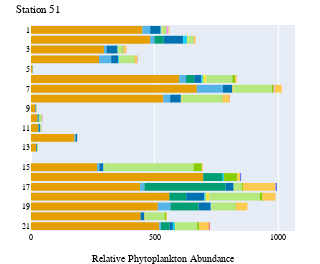
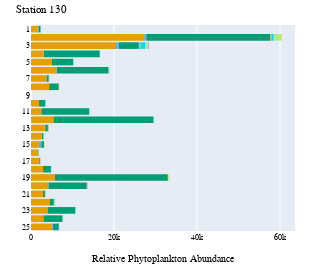

Notebook cell for these charts, in order:
### Code cell
stations = ['51', '130']

cm_to_px = 96 / 2.54  # Conversion factor from centimeters to pixels
width_in_cm = 5
height_in_cm = 7

tax_colors = {}

for station in stations:        
    grouped_df = flowcam[flowcam['Station'] == station][['Comments', 'Taxon_grouped', 'density_cell_L_sample']]
    grouped_df = grouped_df.groupby(['Comments', 'Taxon_grouped']).agg({'density_cell_L_sample':'sum'}).reset_index()
    
    grouped_df["rel_occurrence"] = grouped_df.groupby(['Comments'])['density_cell_L_sample'].transform(lambda x: x / x.sum())
    
    # Split station into prefix and suffix and change to integer
    grouped_df['Sample'] = [x.split('_')[1] for x in grouped_df['Comments']]
    
    fig = px.histogram(grouped_df.sort_values(["Sample", 'Taxon_grouped'], ascending=[True, True]), 
                x="density_cell_L_sample", 
                y="Sample",
                color='Taxon_grouped',
                category_orders={
                    "Sample": ['1', '2', '3', '4', '5', '6', '7', '8', '9', '10',
                               '11', '12', '13', '14', '15', '16', '17', '18', '19', '20',
                               '21', '22', '23', '24', '25'],
                    "Taxon_grouped": ["Rare", "Bacillariophyta", "Dinophyceae",
                                      "Prymnesiophyceae"]
                },
                color_discrete_map={
                    "Rare": "#545454",
                    "Bacillariophyta": "#E69F00",
                    "Dinophyceae": "#56B4E9",
                    "Prymnesiophyceae": "#009E73",
                    "Ciliates": "#F0E442",
                    "Arthropoda": "#0072B2",
                    "Annelida": "#D55E00",
                    "Craniata": "#CC79A7",
                    "Urocordata": "#B5B5B5",
                    "Echinodermata": "#55EEFF",
                    "Cnidaria": "#A42324",
                    "Mollusca": "#89CE00",
                    "Detritus": "#808080",
                    "Rotifera": "#EAD506",
                    "Nassellaria": "#06EA0D"
                },            
                orientation='h'
            )

    fig.update_layout(
        font=dict(
            family="Times New Roman, serif",  # Set the font family to Times New Roman
            size=8,  # Set the font size
            color="black"  # Set the font color
        ),
        autosize=False,
        width=width_in_cm * cm_to_px,
        height=height_in_cm * cm_to_px,
        margin=dict( # Set the margins
            l=0,  # Left margin
            r=25,  # Right margin
            b=25,  # Bottom margin
            t=25  # Top margin
        ),
        showlegend=False,
        xaxis_title_text='Absolute Phytoplankton Abundance',
        title_text='Station {}'.format(station),
        yaxis_title_text=''
    )

    fig.show()

    for trace in fig.data:
        # If trace is not in the dictionary, add it
        if trace.name not in tax_colors:
            # If trace contains a color already in use, give an error
            if trace.marker.color in tax_colors.values():
                raise ValueError(f'Color for {trace.name} already in use, review color disctrete map')
            tax_colors[trace.name] = trace.marker.color
           
    # Save figure as svg
    fig.write_image("../figures/phytoplankton/flowcam_absolute_occurrence_{}_validated.svg".format(station), scale=2, width=width_in_cm * cm_to_px, height=height_in_cm * cm_to_px)
    #fig.write_image("../figures/phytoplankton/flowcam_absolute_occurrence_{}_validated.png".format(station), scale=2, width=width_in_cm * cm_to_px, height=height_in_cm * cm_to_px)

### Figure 1 — Plotly figure (JSON) as saved in the notebook; plotly's stock layout.template omitted (floating-point values rounded to 4 significant figures)
{"data": [{"alignmentgroup": "True", "bingroup": "y", "histfunc": "sum", "hovertemplate": "Taxon_grouped=Bacillariophyta<br>sum of density_cell_L_sample=%{x}<br>Sample=%{y}<extra></extra>", "legendgroup": "Bacillariophyta", "marker": {"color": "#E69F00", "pattern": {"shape": ""}}, "name": "Bacillariophyta", "offsetgroup": "Bacillariophyta", "orientation": "h", "showlegend": true, "type": "histogram", "x": [450.6, 26.03, 28.73, 175.8, 20.48, 266.8, 696.3, 441.2, 559.6, 512.8, 482.1, 443.4, 518.6, 294.8, 275.2, 6.351, 599.4, 670.6, 534.9, 17.55], "xaxis": "x", "y": ["1", "10", "11", "12", "13", "15", "16", "17", "18", "19", "2", "20", "21", "3", "4", "5", "6", "7", "8", "9"], "yaxis": "y"}, {"alignmentgroup": "True", "bingroup": "y", "histfunc": "sum", "hovertemplate": "Taxon_grouped=Dinophyceae<br>sum of density_cell_L_sample=%{x}<br>Sample=%{y}<extra></extra>", "legendgroup": "Dinophyceae", "marker": {"color": "#56B4E9", "pattern": {"shape": ""}}, "name": "Dinophyceae", "offsetgroup": "Dinophyceae", "orientation": "h", "showlegend": true, "type": "histogram", "x": [31.14, 1.123, 1.227, 3.074, 0.3557, 9.497, 17.75, 50.85, 16.51, 7.093, 10.88, 48.89, 1.174, 27.61, 104.8, 27.82, 1.071], "xaxis": "x", "y": ["1", "10", "11", "12", "13", "15", "17", "19", "2", "21", "3", "4", "5", "6", "7", "8", "9"], "yaxis": "y"}, {"alignmentgroup": "True", "bingroup": "y", "histfunc": "sum", "hovertemplate": "Taxon_grouped=Prymnesiophyceae<br>sum of density_cell_L_sample=%{x}<br>Sample=%{y}<extra></extra>", "legendgroup": "Prymnesiophyceae", "marker": {"color": "#009E73", "pattern": {"shape": ""}}, "name": "Prymnesiophyceae", "offsetgroup": "Prymnesiophyceae", "orientation": "h", "showlegend": true, "type": "histogram", "x": [2.62, 2.889, 2.306, 78.84, 328.4, 68.0, 114.0, 37.69, 34.3, 33.06], "xaxis": "x", "y": ["10", "11", "12", "16", "17", "18", "19", "2", "21", "6"], "yaxis": "y"}, {"alignmentgroup": "True", "bingroup": "y", "histfunc": "sum", "hovertemplate": "Taxon_grouped=Arthropoda<br>sum of density_cell_L_sample=%{x}<br>Sample=%{y}<extra></extra>", "legendgroup": "Arthropoda", "marker": {"color": "#0072B2", "pattern": {"shape": ""}}, "name": "Arthropoda", "offsetgroup": "Arthropoda", "orientation": "h", "showlegend": true, "type": "histogram", "x": [42.13, 2.491, 4.252, 5.188, 3.221, 16.03, 32.23, 73.23, 48.85, 78.78, 14.98, 13.82, 44.11, 28.92, 0.2135, 28.84, 39.18, 43.04, 2.23], "xaxis": "x", "y": ["1", "10", "11", "12", "13", "15", "17", "18", "19", "2", "20", "21", "3", "4", "5", "6", "7", "8", "9"], "yaxis": "y"}, {"alignmentgroup": "True", "bingroup": "y", "histfunc": "sum", "hovertemplate": "Taxon_grouped=Bellerochea<br>sum of density_cell_L_sample=%{x}<br>Sample=%{y}<extra></extra>", "legendgroup": "Bellerochea", "marker": {"color": "#19d3f3", "pattern": {"shape": ""}}, "name": "Bellerochea", "offsetgroup": "Bellerochea", "orientation": "h", "showlegend": true, "type": "histogram", "x": [2.748, 0.07245, 1.59, 5.804, 5.231, 1.673, 15.96, 1.207, 8.576, 1.211, 4.266, 6.199, 2.644, 0.05764], "xaxis": "x", "y": ["1", "11", "15", "16", "18", "19", "2", "20", "21", "3", "4", "6", "8", "9"], "yaxis": "y"}, {"alignmentgroup": "True", "bingroup": "y", "histfunc": "sum", "hovertemplate": "Taxon_grouped=Cerataulina pelagica<br>sum of density_cell_L_sample=%{x}<br>Sample=%{y}<extra></extra>", "legendgroup": "Cerataulina pelagica", "marker": {"color": "#FF6692", "pattern": {"shape": ""}}, "name": "Cerataulina pelagica", "offsetgroup": "Cerataulina pelagica", "orientation": "h", "showlegend": true, "type": "histogram", "x": [0.9159], "xaxis": "x", "y": ["1"], "yaxis": "y"}, {"alignmentgroup": "True", "bingroup": "y", "histfunc": "sum", "hovertemplate": "Taxon_grouped=Ciliates<br>sum of density_cell_L_sample=%{x}<br>Sample=%{y}<extra></extra>", "legendgroup": "Ciliates", "marker": {"color": "#F0E442", "pattern": {"shape": ""}}, "name": "Ciliates", "offsetgroup": "Ciliates", "orientation": "h", "showlegend": true, "type": "histogram", "x": [3.664, 0.1247, 0.3442, 0.1921, 2.668, 15.69, 1.673, 4.551, 4.987, 3.67, 1.191, 3.241, 0.05337, 15.11, 5.803, 5.493, 0.1153], "xaxis": "x", "y": ["1", "10", "11", "12", "15", "18", "19", "2", "20", "21", "3", "4", "5", "6", "7", "8", "9"], "yaxis": "y"}, {"alignmentgroup": "True", "bingroup": "y", "histfunc": "sum", "hovertemplate": "Taxon_grouped=Flock<br>sum of density_cell_L_sample=%{x}<br>Sample=%{y}<extra></extra>", "legendgroup": "Flock", "marker": {"color": "#B6E880", "pattern": {"shape": ""}}, "name": "Flock", "offsetgroup": "Flock", "orientation": "h", "showlegend": true, "type": "histogram", "x": [13.74, 11.14, 4.447, 4.318, 361.0, 32.5, 204.0, 97.7, 21.14, 75.37, 86.13, 18.08, 56.98, 0.2669, 104.3, 153.6, 157.8, 2.06], "xaxis": "x", "y": ["1", "10", "11", "13", "15", "17", "18", "19", "2", "20", "21", "3", "4", "5", "6", "7", "8", "9"], "yaxis": "y"}, {"alignmentgroup": "True", "bingroup": "y", "histfunc": "sum", "hovertemplate": "Taxon_grouped=Mollusca<br>sum of density_cell_L_sample=%{x}<br>Sample=%{y}<extra></extra>", "legendgroup": "Mollusca", "marker": {"color": "#89CE00", "pattern": {"shape": ""}}, "name": "Mollusca", "offsetgroup": "Mollusca", "orientation": "h", "showlegend": true, "type": "histogram", "x": [2.748, 1.051, 0.3849, 33.19, 52.77, 4.963, 10.46, 1.673, 1.468, 6.182, 8.526, 4.169, 2.133, 0.05338, 10.74, 7.623, 2.857, 0.1153], "xaxis": "x", "y": ["1", "10", "11", "15", "16", "17", "18", "19", "2", "20", "21", "3", "4", "5", "6", "7", "8", "9"], "yaxis": "y"}, {"alignmentgroup": "True", "bingroup": "y", "histfunc": "sum", "hovertemplate": "Taxon_grouped=Sediment<br>sum of density_cell_L_sample=%{x}<br>Sample=%{y}<extra></extra>", "legendgroup": "Sediment", "marker": {"color": "#FF97FF", "pattern": {"shape": ""}}, "name": "Sediment", "offsetgroup": "Sediment", "orientation": "h", "showlegend": true, "type": "histogram", "x": [8.243, 2.994, 0.8413, 0.9286, 1.231, 4.014, 0.06692], "xaxis": "x", "y": ["1", "10", "11", "2", "3", "7", "9"], "yaxis": "y"}, {"alignmentgroup": "True", "bingroup": "y", "histfunc": "sum", "hovertemplate": "Taxon_grouped=Unknown_6<br>sum of density_cell_L_sample=%{x}<br>Sample=%{y}<extra></extra>", "legendgroup": "Unknown_6", "marker": {"color": "#FECB52", "pattern": {"shape": ""}}, "name": "Unknown_6", "offsetgroup": "Unknown_6", "orientation": "h", "showlegend": true, "type": "histogram", "x": [3.664, 0.4741, 0.3597, 0.1921, 3.781, 11.61, 131.9, 52.31, 46.11, 6.5, 3.62, 38.21, 9.012, 10.75, 0.1601, 7.281, 28.59, 27.9, 0.6589], "xaxis": "x", "y": ["1", "10", "11", "12", "15", "16", "17", "18", "19", "2", "20", "21", "3", "4", "5", "6", "7", "8", "9"], "yaxis": "y"}, {"alignmentgroup": "True", "bingroup": "y", "histfunc": "sum", "hovertemplate": "Taxon_grouped=Cerataulus granulata<br>sum of density_cell_L_sample=%{x}<br>Sample=%{y}<extra></extra>", "legendgroup": "Cerataulus granulata", "marker": {"color": "#636efa", "pattern": {"shape": ""}}, "name": "Cerataulus granulata", "offsetgroup": "Cerataulus granulata", "orientation": "h", "showlegend": true, "type": "histogram", "x": [0.07245, 4.386, 5.961], "xaxis": "x", "y": ["11", "16", "17"], "yaxis": "y"}, {"alignmentgroup": "True", "bingroup": "y", "histfunc": "sum", "hovertemplate": "Taxon_grouped=Porifera spicule<br>sum of density_cell_L_sample=%{x}<br>Sample=%{y}<extra></extra>", "legendgroup": "Porifera spicule", "marker": {"color": "#EF553B", "pattern": {"shape": ""}}, "name": "Porifera spicule", "offsetgroup": "Porifera spicule", "orientation": "h", "showlegend": true, "type": "histogram", "x": [0.0574, 0.1921, 3.944, 0.6156, 1.428, 0.1905], "xaxis": "x", "y": ["11", "12", "21", "3", "8", "9"], "yaxis": "y"}, {"alignmentgroup": "True", "bingroup": "y", "histfunc": "sum", "hovertemplate": "Taxon_grouped=Radiozoa incertae<br>sum of density_cell_L_sample=%{x}<br>Sample=%{y}<extra></extra>", "legendgroup": "Radiozoa incertae", "marker": {"color": "#00cc96", "pattern": {"shape": ""}}, "name": "Radiozoa incertae", "offsetgroup": "Radiozoa incertae", "orientation": "h", "showlegend": true, "type": "histogram", "x": [0.05833], "xaxis": "x", "y": ["11"], "yaxis": "y"}, {"alignmentgroup": "True", "bingroup": "y", "histfunc": "sum", "hovertemplate": "Taxon_grouped=Appendicularia<br>sum of density_cell_L_sample=%{x}<br>Sample=%{y}<extra></extra>", "legendgroup": "Appendicularia", "marker": {"color": "#ab63fa", "pattern": {"shape": ""}}, "name": "Appendicularia", "offsetgroup": "Appendicularia", "orientation": "h", "showlegend": true, "type": "histogram", "x": [1.026], "xaxis": "x", "y": ["4"], "yaxis": "y"}], "layout": {"autosize": false, "barmode": "relative", "font": {"color": "black", "family": "Times New Roman, serif", "size": 8}, "height": 264.6, "legend": {"title": {"text": "Taxon_grouped"}, "tracegroupgap": 0}, "margin": {"b": 25, "l": 0, "r": 25, "t": 25}, "showlegend": false, "title": {"text": "Station 51"}, "width": 189.0, "xaxis": {"anchor": "y", "domain": [0, 1], "title": {"text": "Relative Phytoplankton Abundance"}}, "yaxis": {"anchor": "x", "categoryarray": ["25", "24", "23", "22", "21", "20", "19", "18", "17", "16", "15", "14", "13", "12", "11", "10", "9", "8", "7", "6", "5", "4", "3", "2", "1"], "categoryorder": "array", "domain": [0, 1], "title": {"text": ""}}}}

### Figure 2 — Plotly figure (JSON) as saved in the notebook; plotly's stock layout.template omitted (floating-point values rounded to 4 significant figures)
{"data": [{"alignmentgroup": "True", "bingroup": "y", "histfunc": "sum", "hovertemplate": "Taxon_grouped=Bacillariophyta<br>sum of density_cell_L_sample=%{x}<br>Sample=%{y}<extra></extra>", "legendgroup": "Bacillariophyta", "marker": {"color": "#E69F00", "pattern": {"shape": ""}}, "name": "Bacillariophyta", "offsetgroup": "Bacillariophyta", "orientation": "h", "showlegend": true, "type": "histogram", "x": [1578.0, 1897.0, 2396.0, 5305.0, 3314.0, 2472.0, 1875.0, 1543.0, 1893.0, 2892.0, 5729.0, 27250.0, 4170.0, 2863.0, 4378.0, 3935.0, 2939.0, 5105.0, 20500.0, 2975.0, 4971.0, 6092.0, 3702.0, 4334.0], "xaxis": "x", "y": ["1", "10", "11", "12", "13", "14", "15", "16", "17", "18", "19", "2", "20", "21", "22", "23", "24", "25", "3", "4", "5", "6", "7", "8"], "yaxis": "y"}, {"alignmentgroup": "True", "bingroup": "y", "histfunc": "sum", "hovertemplate": "Taxon_grouped=Dinophyceae<br>sum of density_cell_L_sample=%{x}<br>Sample=%{y}<extra></extra>", "legendgroup": "Dinophyceae", "marker": {"color": "#56B4E9", "pattern": {"shape": ""}}, "name": "Dinophyceae", "offsetgroup": "Dinophyceae", "orientation": "h", "showlegend": true, "type": "histogram", "x": [231.4, 31.36, 109.1, 143.5, 118.9, 196.5, 626.2, 120.3, 114.8, 26.03, 58.87, 537.0, 67.59, 17.47, 126.6, 49.19, 53.38, 211.1, 664.8, 148.2, 35.46, 116.2, 59.35, 23.54], "xaxis": "x", "y": ["1", "10", "11", "12", "13", "14", "15", "16", "17", "18", "19", "2", "20", "21", "22", "23", "24", "25", "3", "4", "5", "6", "7", "8"], "yaxis": "y"}, {"alignmentgroup": "True", "bingroup": "y", "histfunc": "sum", "hovertemplate": "Taxon_grouped=Prymnesiophyceae<br>sum of density_cell_L_sample=%{x}<br>Sample=%{y}<extra></extra>", "legendgroup": "Prymnesiophyceae", "marker": {"color": "#009E73", "pattern": {"shape": ""}}, "name": "Prymnesiophyceae", "offsetgroup": "Prymnesiophyceae", "orientation": "h", "showlegend": true, "type": "histogram", "x": [462.7, 1510.0, 11520.0, 23940.0, 609.2, 243.1, 593.7, 95.1, 179.3, 1841.0, 27110.0, 29590.0, 9148.0, 447.4, 941.9, 6653.0, 4526.0, 1285.0, 4765.0, 13430.0, 5166.0, 12420.0, 460.0, 2173.0], "xaxis": "x", "y": ["1", "10", "11", "12", "13", "14", "15", "16", "17", "18", "19", "2", "20", "21", "22", "23", "24", "25", "3", "4", "5", "6", "7", "8"], "yaxis": "y"}, {"alignmentgroup": "True", "bingroup": "y", "histfunc": "sum", "hovertemplate": "Taxon_grouped=Annelida<br>sum of density_cell_L_sample=%{x}<br>Sample=%{y}<extra></extra>", "legendgroup": "Annelida", "marker": {"color": "#D55E00", "pattern": {"shape": ""}}, "name": "Annelida", "offsetgroup": "Annelida", "orientation": "h", "showlegend": true, "type": "histogram", "x": [8.261, 4.878, 38.86, 14.86, 5.071, 61.93, 29.45, 65.99, 7.227, 6.579, 10.25, 15.46, 86.6], "xaxis": "x", "y": ["1", "10", "12", "13", "14", "20", "21", "22", "24", "25", "4", "7", "8"], "yaxis": "y"}, {"alignmentgroup": "True", "bingroup": "y", "histfunc": "sum", "hovertemplate": "Taxon_grouped=Arthropoda<br>sum of density_cell_L_sample=%{x}<br>Sample=%{y}<extra></extra>", "legendgroup": "Arthropoda", "marker": {"color": "#0072B2", "pattern": {"shape": ""}}, "name": "Arthropoda", "offsetgroup": "Arthropoda", "orientation": "h", "showlegend": true, "type": "histogram", "x": [33.05, 22.74, 116.0, 92.87, 78.3, 44.73, 45.87, 21.52, 73.59, 100.3, 334.9, 56.44, 59.25, 107.3, 36.89, 56.6, 121.3, 221.6, 43.21, 22.41, 62.86, 56.07, 100.3], "xaxis": "x", "y": ["1", "10", "12", "13", "14", "15", "16", "17", "18", "19", "2", "20", "21", "22", "23", "24", "25", "3", "4", "5", "6", "7", "8"], "yaxis": "y"}, {"alignmentgroup": "True", "bingroup": "y", "histfunc": "sum", "hovertemplate": "Taxon_grouped=Ciliates<br>sum of density_cell_L_sample=%{x}<br>Sample=%{y}<extra></extra>", "legendgroup": "Ciliates", "marker": {"color": "#F0E442", "pattern": {"shape": ""}}, "name": "Ciliates", "offsetgroup": "Ciliates", "orientation": "h", "showlegend": true, "type": "histogram", "x": [33.05, 4.878, 6.947, 19.15, 40.86, 16.54, 16.27, 3.546, 7.172, 9.449, 50.69, 125.2, 74.01, 20.98, 15.83, 12.3, 7.227, 38.68, 110.8, 22.84, 25.97, 43.73, 16.86, 41.02], "xaxis": "x", "y": ["1", "10", "11", "12", "13", "14", "15", "16", "17", "18", "19", "2", "20", "21", "22", "23", "24", "25", "3", "4", "5", "6", "7", "8"], "yaxis": "y"}, {"alignmentgroup": "True", "bingroup": "y", "histfunc": "sum", "hovertemplate": "Taxon_grouped=Mollusca<br>sum of density_cell_L_sample=%{x}<br>Sample=%{y}<extra></extra>", "legendgroup": "Mollusca", "marker": {"color": "#89CE00", "pattern": {"shape": ""}}, "name": "Mollusca", "offsetgroup": "Mollusca", "orientation": "h", "showlegend": true, "type": "histogram", "x": [8.263, 4.628, 18.57, 9.598, 20.33, 11.73, 167.5, 11.43, 15.85, 40.99, 6.579, 110.8, 68.26, 19.29], "xaxis": "x", "y": ["1", "10", "13", "14", "15", "16", "2", "20", "21", "22", "25", "3", "7", "8"], "yaxis": "y"}, {"alignmentgroup": "True", "bingroup": "y", "histfunc": "sum", "hovertemplate": "Taxon_grouped=Sediment<br>sum of density_cell_L_sample=%{x}<br>Sample=%{y}<extra></extra>", "legendgroup": "Sediment", "marker": {"color": "#19d3f3", "pattern": {"shape": ""}}, "name": "Sediment", "offsetgroup": "Sediment", "orientation": "h", "showlegend": true, "type": "histogram", "x": [8.263, 36.44, 5.766, 4.928, 502.4, 53.86, 6.277, 1219.0, 12.89, 9.668], "xaxis": "x", "y": ["1", "12", "14", "18", "2", "20", "25", "3", "4", "6"], "yaxis": "y"}, {"alignmentgroup": "True", "bingroup": "y", "histfunc": "sum", "hovertemplate": "Taxon_grouped=Unknown_6<br>sum of density_cell_L_sample=%{x}<br>Sample=%{y}<extra></extra>", "legendgroup": "Unknown_6", "marker": {"color": "#FF6692", "pattern": {"shape": ""}}, "name": "Unknown_6", "offsetgroup": "Unknown_6", "orientation": "h", "showlegend": true, "type": "histogram", "x": [8.263, 3.715, 5.071, 2.553, 17.28, 12.3, 6.343, 13.12, 10.74, 3.242], "xaxis": "x", "y": ["1", "13", "14", "16", "20", "23", "25", "5", "6", "7"], "yaxis": "y"}, {"alignmentgroup": "True", "bingroup": "y", "histfunc": "sum", "hovertemplate": "Taxon_grouped=Bellerochea<br>sum of density_cell_L_sample=%{x}<br>Sample=%{y}<extra></extra>", "legendgroup": "Bellerochea", "marker": {"color": "#B6E880", "pattern": {"shape": ""}}, "name": "Bellerochea", "offsetgroup": "Bellerochea", "orientation": "h", "showlegend": true, "type": "histogram", "x": [46.95, 26.39, 60.06, 3.715, 79.93, 32.53, 4.778, 84.08, 306.3, 1926.0, 67.56, 50.79, 112.7, 24.59, 70.42, 554.0, 37.68, 39.99, 67.76, 20.76], "xaxis": "x", "y": ["10", "11", "12", "13", "14", "15", "16", "18", "19", "2", "20", "21", "22", "23", "25", "3", "5", "6", "7", "8"], "yaxis": "y"}, {"alignmentgroup": "True", "bingroup": "y", "histfunc": "sum", "hovertemplate": "Taxon_grouped=Flock<br>sum of density_cell_L_sample=%{x}<br>Sample=%{y}<extra></extra>", "legendgroup": "Flock", "marker": {"color": "#FF97FF", "pattern": {"shape": ""}}, "name": "Flock", "offsetgroup": "Flock", "orientation": "h", "showlegend": true, "type": "histogram", "x": [96.13, 78.9, 12.3, 6.516, 108.5, 3.576], "xaxis": "x", "y": ["11", "17", "23", "24", "6", "7"], "yaxis": "y"}, {"alignmentgroup": "True", "bingroup": "y", "histfunc": "sum", "hovertemplate": "Taxon_grouped=Porifera spicule<br>sum of density_cell_L_sample=%{x}<br>Sample=%{y}<extra></extra>", "legendgroup": "Porifera spicule", "marker": {"color": "#FECB52", "pattern": {"shape": ""}}, "name": "Porifera spicule", "offsetgroup": "Porifera spicule", "orientation": "h", "showlegend": true, "type": "histogram", "x": [6.947, 3.715, 14.34, 4.736, 12.3, 6.516, 6.579, 110.8, 2.892], "xaxis": "x", "y": ["11", "13", "17", "21", "23", "24", "25", "3", "7"], "yaxis": "y"}, {"alignmentgroup": "True", "bingroup": "y", "histfunc": "sum", "hovertemplate": "Taxon_grouped=Rotifera<br>sum of density_cell_L_sample=%{x}<br>Sample=%{y}<extra></extra>", "legendgroup": "Rotifera", "marker": {"color": "#EAD506", "pattern": {"shape": ""}}, "name": "Rotifera", "offsetgroup": "Rotifera", "orientation": "h", "showlegend": true, "type": "histogram", "x": [3.715], "xaxis": "x", "y": ["13"], "yaxis": "y"}, {"alignmentgroup": "True", "bingroup": "y", "histfunc": "sum", "hovertemplate": "Taxon_grouped=Appendicularia<br>sum of density_cell_L_sample=%{x}<br>Sample=%{y}<extra></extra>", "legendgroup": "Appendicularia", "marker": {"color": "#636efa", "pattern": {"shape": ""}}, "name": "Appendicularia", "offsetgroup": "Appendicularia", "orientation": "h", "showlegend": true, "type": "histogram", "x": [5.766, 11.43, 110.8, 19.34, 6.802, 5.12], "xaxis": "x", "y": ["14", "20", "3", "6", "7", "8"], "yaxis": "y"}, {"alignmentgroup": "True", "bingroup": "y", "histfunc": "sum", "hovertemplate": "Taxon_grouped=Cnidaria<br>sum of density_cell_L_sample=%{x}<br>Sample=%{y}<extra></extra>", "legendgroup": "Cnidaria", "marker": {"color": "#A42324", "pattern": {"shape": ""}}, "name": "Cnidaria", "offsetgroup": "Cnidaria", "orientation": "h", "showlegend": true, "type": "histogram", "x": [4.067], "xaxis": "x", "y": ["15"], "yaxis": "y"}, {"alignmentgroup": "True", "bingroup": "y", "histfunc": "sum", "hovertemplate": "Taxon_grouped=Echinodermata<br>sum of density_cell_L_sample=%{x}<br>Sample=%{y}<extra></extra>", "legendgroup": "Echinodermata", "marker": {"color": "#55EEFF", "pattern": {"shape": ""}}, "name": "Echinodermata", "offsetgroup": "Echinodermata", "orientation": "h", "showlegend": true, "type": "histogram", "x": [11.87, 2.892], "xaxis": "x", "y": ["22", "7"], "yaxis": "y"}, {"alignmentgroup": "True", "bingroup": "y", "histfunc": "sum", "hovertemplate": "Taxon_grouped=Nassellaria<br>sum of density_cell_L_sample=%{x}<br>Sample=%{y}<extra></extra>", "legendgroup": "Nassellaria", "marker": {"color": "#06EA0D", "pattern": {"shape": ""}}, "name": "Nassellaria", "offsetgroup": "Nassellaria", "orientation": "h", "showlegend": true, "type": "histogram", "x": [14.45], "xaxis": "x", "y": ["24"], "yaxis": "y"}, {"alignmentgroup": "True", "bingroup": "y", "histfunc": "sum", "hovertemplate": "Taxon_grouped=Cerataulus granulata<br>sum of density_cell_L_sample=%{x}<br>Sample=%{y}<extra></extra>", "legendgroup": "Cerataulus granulata", "marker": {"color": "#EF553B", "pattern": {"shape": ""}}, "name": "Cerataulus granulata", "offsetgroup": "Cerataulus granulata", "orientation": "h", "showlegend": true, "type": "histogram", "x": [5.12], "xaxis": "x", "y": ["8"], "yaxis": "y"}], "layout": {"autosize": false, "barmode": "relative", "font": {"color": "black", "family": "Times New Roman, serif", "size": 8}, "height": 264.6, "legend": {"title": {"text": "Taxon_grouped"}, "tracegroupgap": 0}, "margin": {"b": 25, "l": 0, "r": 25, "t": 25}, "showlegend": false, "title": {"text": "Station 130"}, "width": 189.0, "xaxis": {"anchor": "y", "domain": [0, 1], "title": {"text": "Relative Phytoplankton Abundance"}}, "yaxis": {"anchor": "x", "categoryarray": ["25", "24", "23", "22", "21", "20", "19", "18", "17", "16", "15", "14", "13", "12", "11", "10", "9", "8", "7", "6", "5", "4", "3", "2", "1"], "categoryorder": "array", "domain": [0, 1], "title": {"text": ""}}}}
